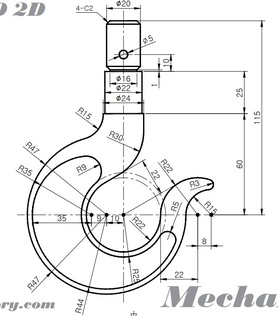
#> input picture data/0.jpg, 278 x 316 px, shrunk from 651 x 740 before the run, given in place of arrow_square.jpg, which was not available
$ python image_template_matching.py
#> lines starting #> are read from the running program, lines starting #| are printed output that depends on the picture; pictures that were not available may be replaced by others from this repository, and a replacement may not be noted
import cv2
import numpy as np
from tqdm import tqdm

def non_max_suppression(boxes, overlapThresh):
    if len(boxes) == 0:
        return []

    pick = []
    x1 = boxes[:,0]
    y1 = boxes[:,1]
    x2 = boxes[:,2]
    y2 = boxes[:,3]
    scores = boxes[:,4]

    idxs = np.argsort(scores)

    while len(idxs) > 0:
        last = len(idxs) - 1
        i = idxs[last]
        pick.append(i)

        xx1 = np.maximum(x1[i], x1[idxs[:last]])
        yy1 = np.maximum(y1[i], y1[idxs[:last]])
        xx2 = np.minimum(x2[i], x2[idxs[:last]])
        yy2 = np.minimum(y2[i], y2[idxs[:last]])

        w = np.maximum(0, xx2 - xx1)
        h = np.maximum(0, yy2 - yy1)

        overlap = (w * h) / ((x2[i] - x1[i]) * (y2[i] - y1[i]))

        idxs = np.delete(idxs, np.concatenate(([last], np.where(overlap > overlapThresh)[0])))

    return boxes[pick].astype("int")

# Read the images
template = cv2.imread('./data/arrow_square.jpg', 0)
#> template: shape (316, 278); min 0, max 255, mean 239.3
target = cv2.imread('./data/large2.jpg', 0)
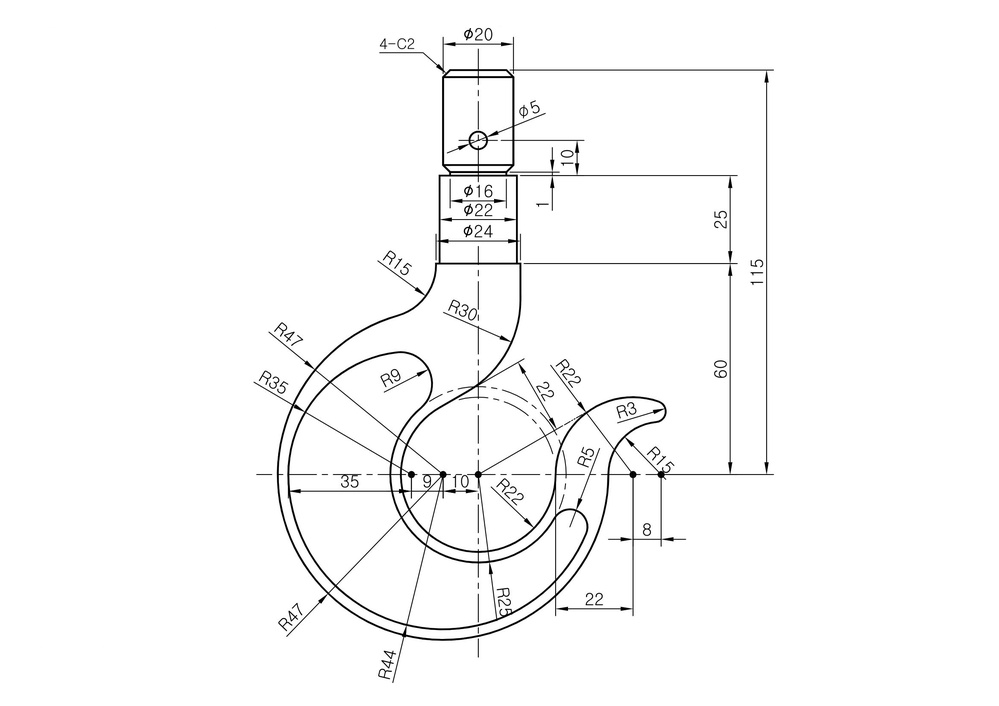
#> input picture data/large2.jpg, 999 x 706 px, shrunk from 2339 x 1653 before the run
#> target is the input picture: shape (706, 999); min 0, max 255, mean 249.5


def draw_matched_area(template, threshold=0.65):

    result = cv2.matchTemplate(target, template, cv2.TM_CCOEFF_NORMED)

    loc = np.where(result >= threshold)

    boxes = []

    for pt in zip(*loc[::-1]):
        boxes.append([pt[0], pt[1], pt[0] + template.shape[1], pt[1] + template.shape[0], result[pt[1], pt[0]]])

    boxes = np.array(boxes)
    pick = non_max_suppression(boxes, 0.4)

    for (startX, startY, endX, endY, _) in pick:
        cv2.rectangle(target, (startX, startY), (endX, endY), (127, 0, 0), 2)

    cv2.resizeWindow("temp", 1000, 1000)
    cv2.imshow('temp', target)
    # cv2.waitKey(0)

cv2.namedWindow("temp", cv2.WINDOW_NORMAL)
cv2.resizeWindow("temp", 1000, 1000)

for angle in tqdm(np.arange(0, 360, 1)):
    # Rotate the template
    M = cv2.getRotationMatrix2D((template.shape[1] / 2, template.shape[0] / 2), angle, 1)
    rotated_template = cv2.warpAffine(template, M, (template.shape[1], template.shape[0]), borderValue=(255,255,255))

    # cv2.imshow("temp", rotated_template)
    # cv2.waitKey(0)
    draw_matched_area(rotated_template, 0.83)
#> this loop made 360 passes
#> pass 1, in draw_matched_area, `result = cv2.matchTemplate(target, template, cv2.TM_CCOEFF_NORMED)`:
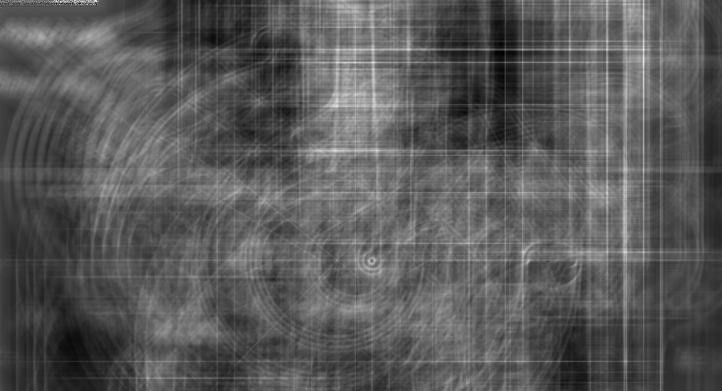
#> result: shape (391, 722) float32; min -0.0568, max 0.106, mean 0.000581; drawn with min black and max white
#> pass 2, `rotated_template = cv2.warpAffine(template, M, (template.shape[1], tem..`:
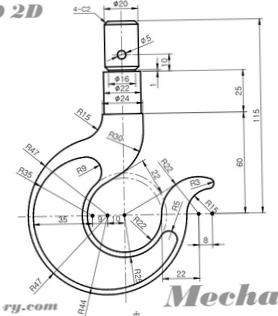
#> rotated_template: shape (316, 278); min 0, max 255, mean 239.3
#> pass 3, `rotated_template = cv2.warpAffine(template, M, (template.shape[1], tem..`:
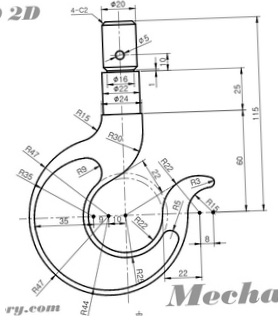
#> rotated_template: shape (316, 278); min 0, max 255, mean 239.4
#> after the loop:
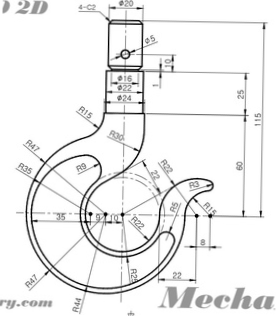
#> rotated_template: shape (316, 278); min 0, max 255, mean 239.3

cv2.imshow('temp', target)
cv2.waitKey(0)
cv2.destroyAllWindows()
